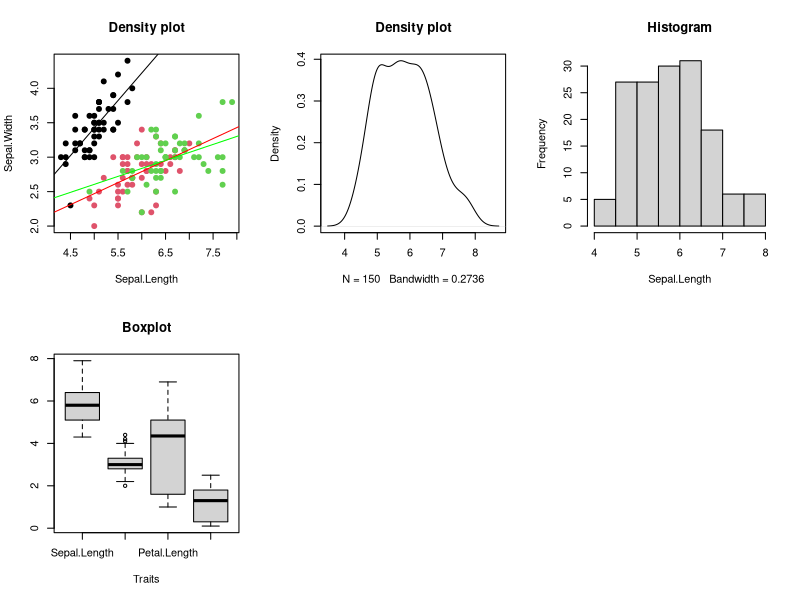

This figure's R source: (Note: this script raises an error after producing the figure.)
library(gridBase)
library(grid)


# create an apporpriate viewport.  Modify the dimensions and coordinates as needed
vp.BottomRight <- viewport(height= unit(0.5, "npc"), 
                           width = unit(0.5, "npc"), 
                           just=c("left","top"), 
                           y=0.5, x=0.5)

vp.BottomLeft <- viewport(height= unit(0.5, "npc"), 
                          width = unit(0.5, "npc"), 
                          just=c("left","top"), 
                          y=0.5, x=0)

vp.BottomRight <- viewport(height= unit(0.5, "npc"), 
                           width = unit(0.5, "npc"), 
                           just=c("left","top"), 
                           y=1, x=0.5)

commm.h = .5
vp.BottomRight <- viewport(height= unit(commm.h, "npc"), 
                           width = unit(0.333, "npc"), 
                           just  = c("left","top"), 
                           y = 0.5, x = .333)

vp.bbright <- viewport(height= unit(commm.h, "npc"), 
                       width = unit(0.333, "npc"), 
                       just  = c("left","top"), 
                       y = 0.5, x = .666)

# plot your base graphics 
par(mfrow=c(2,3))
plot(iris[,c("Sepal.Length","Sepal.Width")], main = "Density plot", 
     pch = 21, col = iris$Species,
     bg = iris$Species)
abline(lm(iris[iris$Species =="setosa",c("Sepal.Width","Sepal.Length")]),    col = "black")
abline(lm(iris[iris$Species =="versicolor",c("Sepal.Width","Sepal.Length")]),col = "red" )
abline(lm(iris[iris$Species =="virginica",c("Sepal.Width","Sepal.Length")]), col = "green" )

plot(density(iris[,c("Sepal.Length"),]), main = "Density plot")
hist(iris[,c("Sepal.Length")], 
     main = "Histogram", 
     xlab = "Sepal.Length", 
     breaks = 12)
boxplot(iris[,c("Sepal.Length", "Sepal.Width", "Petal.Length", "Petal.Width")], 
        main = "Boxplot", 
        xlab = "Traits", 
        breaks = 12)

#create your ggplot object
p <- ggplot(data = iris,aes(x = Sepal.Length, 
                            y = Sepal.Width, 
                            col = Species)) + geom_point() + 
  geom_smooth(method = "lm") + theme(legend.position="none")

q <- ggplot(data = iris,aes(x = Species, 
                            y = Sepal.Width, 
                            col = Species,
                            fill = Species)) + 
  geom_violin() + theme(legend.position="none")

# plot the ggplot using the print command
print(p, vp=vp.BottomRight)
print(q, vp=vp.bbright)
